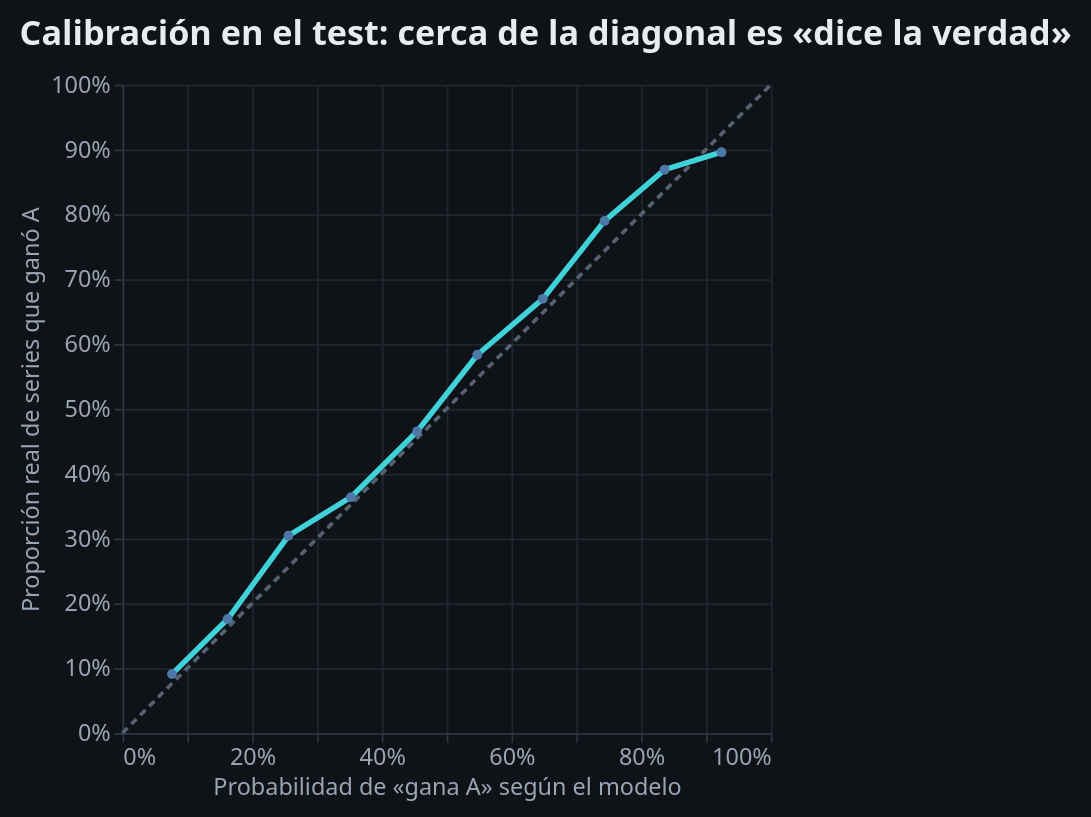

Notebook source saved alongside this figure:
### Markdown cell above
#### 7. ¿Las probabilidades dicen la verdad? Calibración

En la Entrega 3 dejamos esto pendiente: no habíamos comprobado si, cuando el modelo dice 70 %, el equipo gana 7 de cada 10 veces. Importa para la aplicación, porque ahí mostramos la probabilidad y la usamos para comparar contra las cuotas de una apuesta. Agrupamos el test por la probabilidad de «gana A» en tramos de 10 puntos y comparamos con la proporción real.

### Code cell
tramo = pd.cut(detalle.prob_a, np.linspace(0, 1, 11))
calib = detalle.groupby(tramo, observed=True).agg(series=('real', 'size'), predicho=('prob_a', 'mean'),
                                                    real=('real', 'mean')).reset_index(drop=True)
display(calib.round(3))
print(f'Brier: {brier_score_loss(y_test, proba_test):.4f} · log loss: {log_loss(y_test, proba_test):.4f} · '
      f'probabilidad media de A: {proba_test.mean():.3f} · proporción real de A: {y_test.mean():.3f}')
diag = alt.Chart(pd.DataFrame({'x': [0, 1]})).mark_line(color=graf.SUAVE, strokeDash=[4, 3]).encode(x='x:Q', y='x:Q')
puntos = alt.Chart(calib).mark_line(point=True, color=graf.ACENTO, strokeWidth=3).encode(
    x=alt.X('predicho:Q', title='Probabilidad de «gana A» según el modelo', axis=alt.Axis(format='.0%')),
    y=alt.Y('real:Q', title='Proporción real de series que ganó A', axis=alt.Axis(format='.0%')),
    tooltip=['series', alt.Tooltip('predicho:Q', format='.1%'), alt.Tooltip('real:Q', format='.1%')])
(diag + puntos).properties(width=360, height=360, title='Calibración en el test: cerca de la diagonal es «dice la verdad»')

### Figure 1 — Vega-Lite specification as saved in the notebook (floating-point values rounded to 4 significant figures)
{"config": {"background": "#0f1318", "font": "Barlow, \"Segoe UI\", Helvetica, Arial, sans-serif", "padding": 10, "view": {"continuousWidth": 300, "continuousHeight": 300, "stroke": null}, "axis": {"domainColor": "#2b3440", "gridColor": "#1f262f", "labelColor": "#9aa5b4", "labelFont": "Barlow, \"Segoe UI\", Helvetica, Arial, sans-serif", "labelFontSize": 13, "tickColor": "#2b3440", "titleColor": "#9aa5b4", "titleFont": "Barlow, \"Segoe UI\", Helvetica, Arial, sans-serif", "titleFontSize": 13, "titleFontWeight": "normal"}, "legend": {"labelColor": "#e8ecf1", "labelFontSize": 13, "titleColor": "#9aa5b4", "titleFontSize": 13, "titleFontWeight": "normal"}, "header": {"labelColor": "#e8ecf1", "labelFontSize": 13, "titleColor": "#9aa5b4", "titleFontSize": 13}, "text": {"color": "#e8ecf1", "font": "Barlow, \"Segoe UI\", Helvetica, Arial, sans-serif"}, "title": {"anchor": "start", "fontSize": 19, "font": "Rajdhani, \"Arial Narrow\", \"Segoe UI\", sans-serif", "fontWeight": 700, "color": "#e8ecf1", "subtitleColor": "#9aa5b4", "subtitleFontSize": 13, "subtitleFont": "Barlow, \"Segoe UI\", Helvetica, Arial, sans-serif", "offset": 12}}, "layer": [{"data": {"name": "data-cdd9e361b31c5c0fc5f2bb47664e3f0e"}, "mark": {"type": "line", "color": "#566273", "strokeDash": [4, 3]}, "encoding": {"x": {"field": "x", "type": "quantitative"}, "y": {"field": "x", "type": "quantitative"}}}, {"data": {"name": "data-079d0078723b5aab2d05452bf209d015"}, "mark": {"type": "line", "color": "#3fd2d8", "point": true, "strokeWidth": 3}, "encoding": {"tooltip": [{"field": "series", "type": "quantitative"}, {"field": "predicho", "format": ".1%", "type": "quantitative"}, {"field": "real", "format": ".1%", "type": "quantitative"}], "x": {"axis": {"format": ".0%"}, "field": "predicho", "title": "Probabilidad de «gana A» según el modelo", "type": "quantitative"}, "y": {"axis": {"format": ".0%"}, "field": "real", "title": "Proporción real de series que ganó A", "type": "quantitative"}}}], "height": 360, "title": "Calibración en el test: cerca de la diagonal es «dice la verdad»", "width": 360, "$schema": "https://vega.github.io/schema/vega-lite/v5.20.1.json", "datasets": {"data-cdd9e361b31c5c0fc5f2bb47664e3f0e": [{"x": 0}, {"x": 1}], "data-079d0078723b5aab2d05452bf209d015": [{"series": 22, "predicho": 0.0764, "real": 0.09091}, {"series": 273, "predicho": 0.1623, "real": 0.1758}, {"series": 766, "predicho": 0.2559, "real": 0.3042}, {"series": 1171, "predicho": 0.3524, "real": 0.3638}, {"series": 1772, "predicho": 0.4544, "real": 0.465}, {"series": 1836, "predicho": 0.5473, "real": 0.5833}, {"series": 1550, "predicho": 0.6483, "real": 0.6697}, {"series": 985, "predicho": 0.7435, "real": 0.7898}, {"series": 396, "predicho": 0.8361, "real": 0.8687}, {"series": 48, "predicho": 0.9239, "real": 0.8958}]}}
